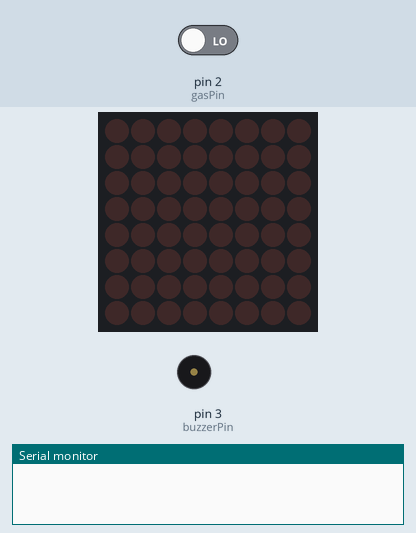
Simulated run of this sketch. Board: Arduino Uno, built with avr-gcc and run on an emulated ATmega328P. Parts: 8×8 LED matrix, buzzer (waves = sounding, pin HIGH), the last lines printed to the serial monitor. Inputs (shaded band) come from the test bench; at power-on: pin 2 (gasPin) LOW.

Above: at 1.2 s.
1.3 s: pin 2 (gasPin) driven HIGH
At 2.1 s:
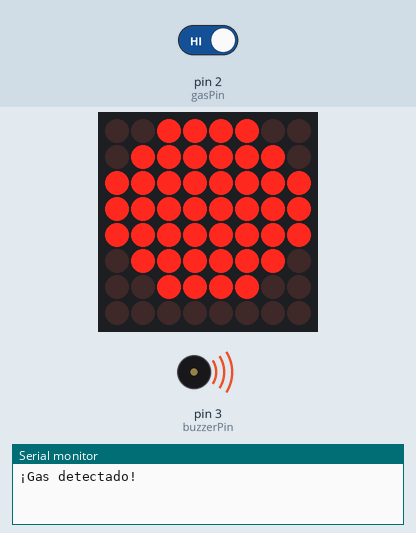
4.3 s: pin 2 (gasPin) driven LOW
At 5.3 s:
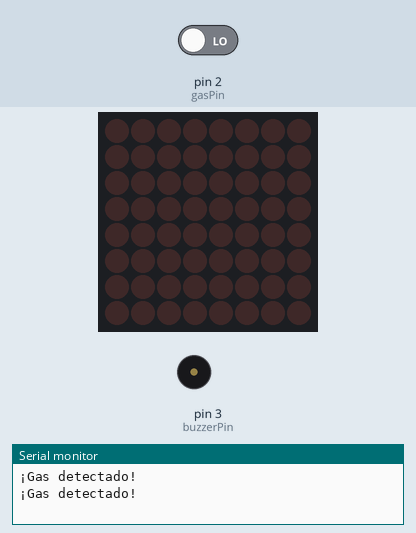
Timing chart, 0 to 7.3 s (numbered marks = the images above; inputs shaded):
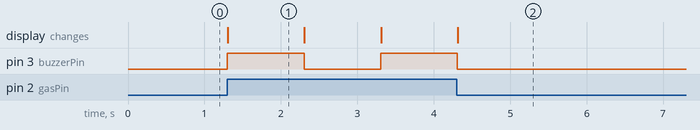

Measured:
- after the input at 1.3 s, pin 3 (buzzerPin): LOW → HIGH at once, → LOW 1.0 s later, → HIGH 1.0 s later; the display: changes at once (image 1)
- after the input at 4.3 s, pin 3 (buzzerPin): goes on until 4.3 s, then stays LOW
- what the display in image 1 shows lasts 1.0 s, from 1.3 s to 2.3 s

The sketch:

Alarma_MQ2.ino
```cpp
// Librerias
#include <Adafruit_GFX.h>
#include <Adafruit_LEDBackpack.h>

Adafruit_8x8matrix matrix = Adafruit_8x8matrix();

int gasPin = 2; // Pin digital conectado al pin DOUT del sensor
int buzzerPin = 3; // Pin digital conectado al buzzer

void setup() {
  pinMode(gasPin, INPUT); // Pin como entrada
  pinMode(buzzerPin, OUTPUT); //  Pin del buzzer como salida
  matrix.begin(0x70); // Inicializa la matriz LED
  Serial.begin(9600);
}

void loop() {
  int gasValue = digitalRead(gasPin); // Leer el valor del sensor

  if (gasValue == HIGH) { // Si se detecta gas
    Serial.println("¡Gas detectado!");
    digitalWrite(buzzerPin, HIGH);
    displayFlame();
    delay(1000);
    digitalWrite(buzzerPin, LOW);
    clearDisplay();
    delay(1000);
  }
}

void displayFlame() {
  // Definir la forma de la animación
  byte flame[8] = {
    B00111100,
    B01111110,
    B11111111,
    B11111111,
    B11111111,
    B01111110,
    B00111100,
    B00000000
  };

  // Mostrar la animación en la matriz LED
  for (int row = 0; row < 8; row++) {
    for (int col = 0; col < 8; col++) {
      if (bitRead(flame[row], col)) {
        matrix.drawPixel(col, row, LED_ON);
      } else {
        matrix.drawPixel(col, row, LED_OFF);
      }
    }
  }

  // Actualizar la matriz LED
  matrix.writeDisplay();
}

// Limpiar 8x8x

void clearDisplay() {
  matrix.clear();
  matrix.writeDisplay();
}
```
